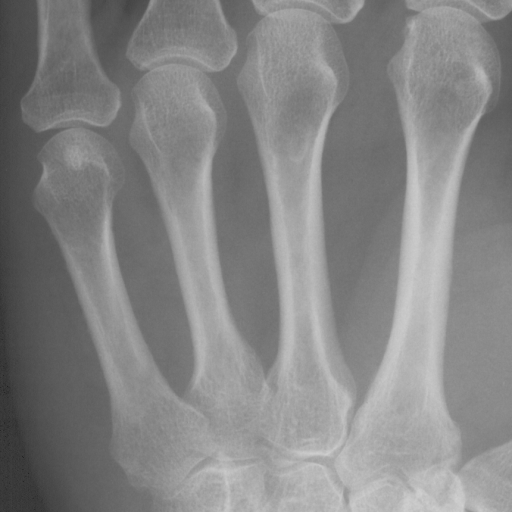
#> input picture ex1/data/metacarpals.png, 512 x 512 px
$ python ex1.py
#> lines starting #> are read from the running program, lines starting #| are printed output that depends on the picture
from skimage import color, io, measure, img_as_ubyte
from skimage.measure import profile_line
from skimage.transform import rescale, resize
import matplotlib.pyplot as plt
import numpy as np
import pydicom as dicom

# Directory containing data and images
in_dir = "data/"

# X-ray image
im_name = "metacarpals.png"

# Read the image
im_org = io.imread(in_dir + im_name)
#> im_org is the input picture: shape (512, 512); min 32, max 208, mean 132.8

# [81 lines of commented-out code are left out]
in_dir = "data/"
im_name = "ardeche.jpg"

# Read the image
im_org = io.imread(in_dir + im_name)
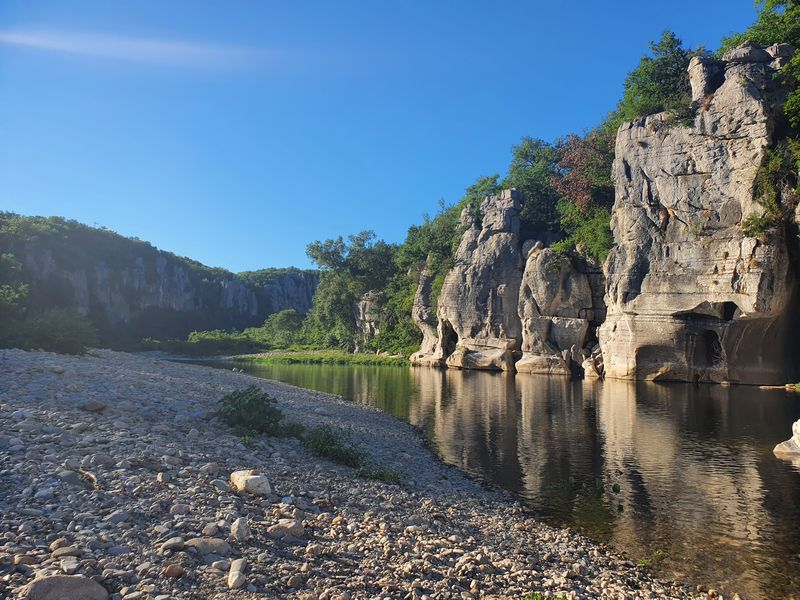
#> input picture ex1/data/ardeche.jpg, 800 x 600 px
#> im_org is the input picture: shape (600, 800, 3); mean R, G, B 94.1, 113.1, 129.5
# io.imshow(im_org)
# io.show()
# print(im_org.shape)

# EXERCISE 15
r = 110
c = 90
r_color, g_color, b_color = im_org[r,c]
#> r_color = 119; g_color = 178; b_color = 238
print(r_color, g_color, b_color)
#| 119 178 238

# EXERCISE 16
rows = im_org.shape[0]
#> rows = 600
r_2 = int(rows/2)
#> r_2 = 300

im_org[:r_2, :, 0] = 0
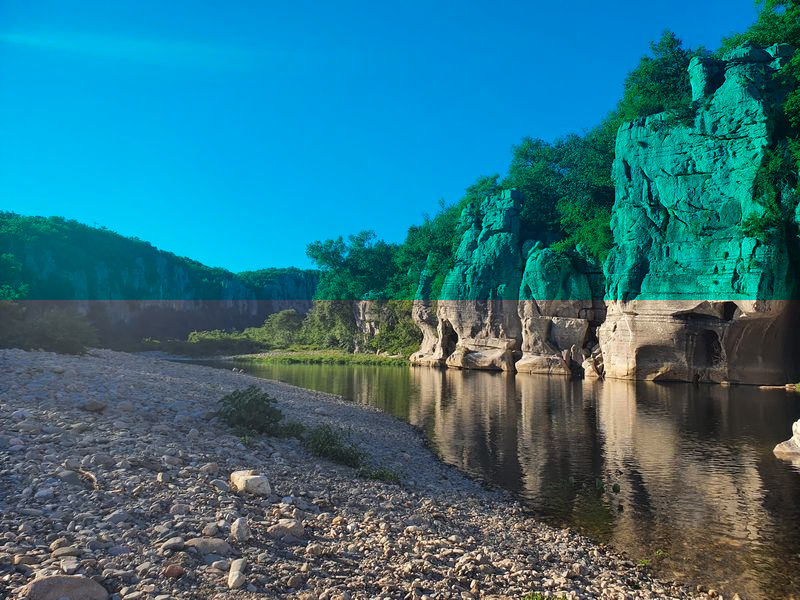
#> im_org: shape (600, 800, 3); mean R, G, B 45.9, 113.1, 129.5
im_org[:r_2, :, 1] = 255
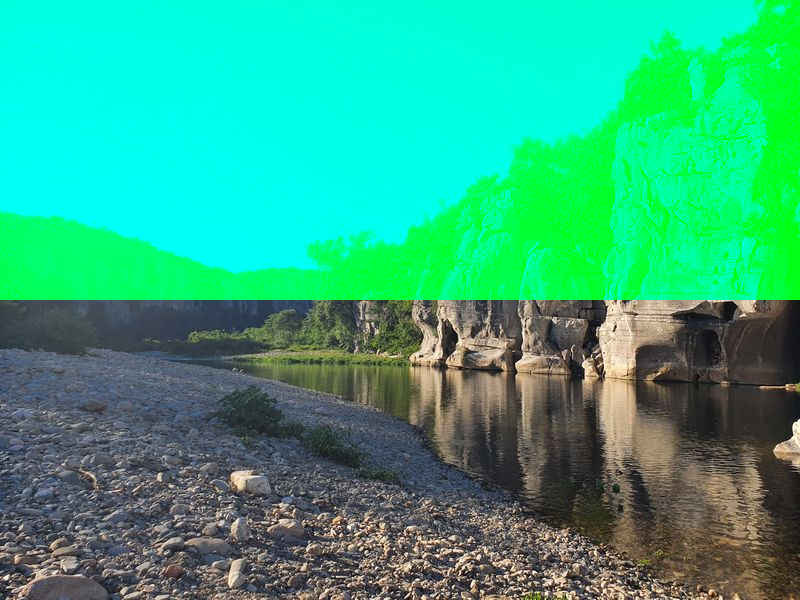
#> im_org: shape (600, 800, 3); mean R, G, B 45.9, 172.2, 129.5
im_org[:r_2, :, 2] = 0
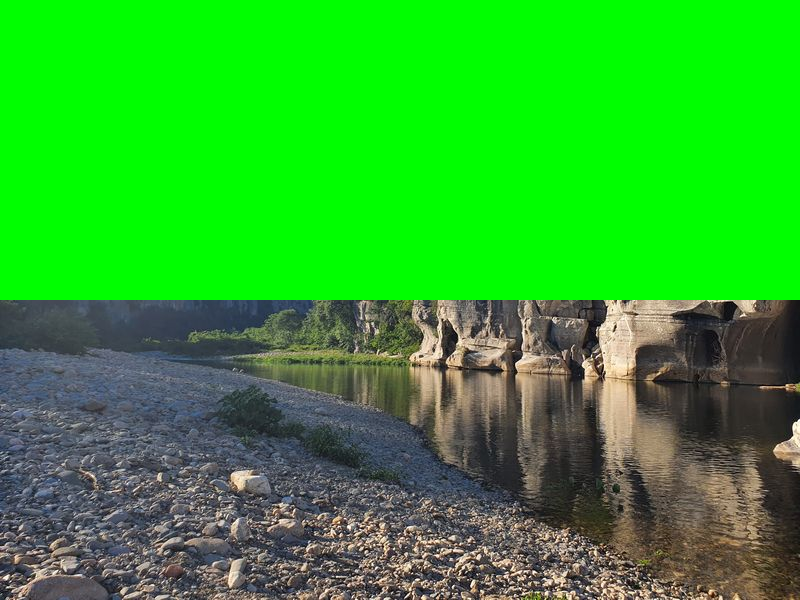
#> im_org: shape (600, 800, 3); mean R, G, B 45.9, 172.2, 42.6

io.imshow(im_org)
io.show()
